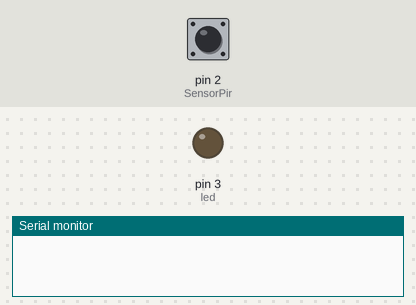
Recording of a sketch running on a simulated Arduino Uno, built with avr-gcc and run on an emulated ATmega328P. On the bench: output pins drawn as LEDs (lit = HIGH), the last lines printed to the serial monitor. The inputs (shaded band) are chosen by the test bench; at power-on: pin 2 (SensorPir) HIGH.

Above: at 1.2 s.
1.3 s: pin 2 (SensorPir) pulsed LOW 2 times (0.12 s each, 0.3 s apart)
At 1.8 s:
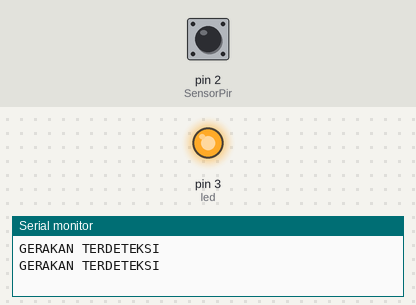
Timing chart, 0 to 5.2 s (numbered marks = the images above; inputs shaded):
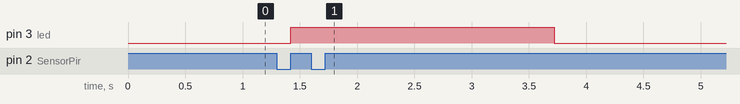

The sketch:

sensorCode.ino
```cpp
const int led = 3;
const int SensorPir = 2;

unsigned long waktu = millis(); //deklarasikan sengaja untuk set waktu
unsigned long akhir = 0; //deklarasikan sengaja untuk set waktu
bool aktif = false; //deklarasikan untuk set aktif atau mati

void setup(){
Serial.begin(9600);
pinMode(led, OUTPUT);
pinMode(SensorPir, INPUT_PULLUP);
attachInterrupt(digitalPinToInterrupt(SensorPir), deteksi, RISING);
//digunakan sebagai trigger fungsi deteksi dan mode rising
}

void deteksi(){
  Serial.println("GERAKAN TERDETEKSI"); //print pada serial monitor
  digitalWrite(led, HIGH); //menyalakan lampu
  aktif = true; //menyisipkan boolean untuk fungsi if
  akhir = millis(); //untuk set waktu
}

void loop(){
  waktu = millis();
  if(aktif &&(waktu - akhir > 2000)){
  Serial.println("TIDAK ADA GERAKAN");
  digitalWrite(led, LOW);
  aktif = false;
  }
}
```

Measured:
- after the input at 1.3 s, pin 3 (led): LOW → HIGH after 0.12 s, → LOW 2.3 s later
